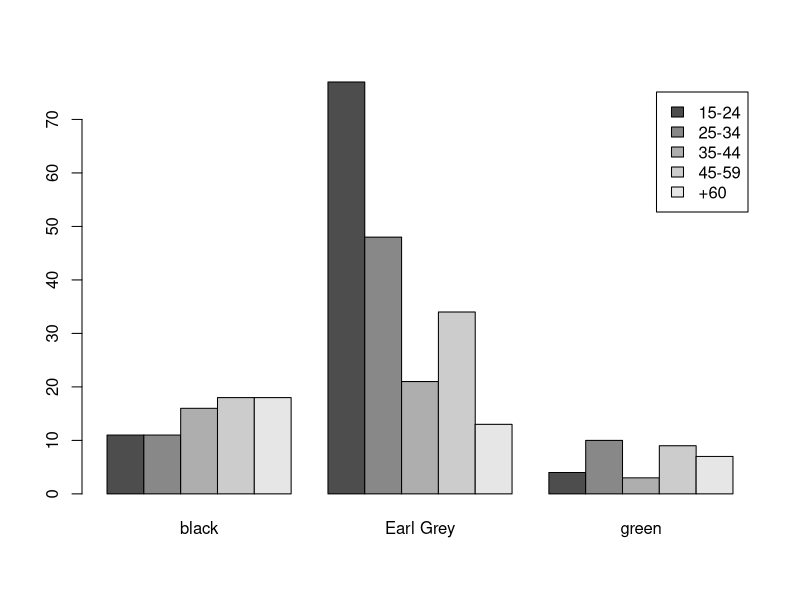
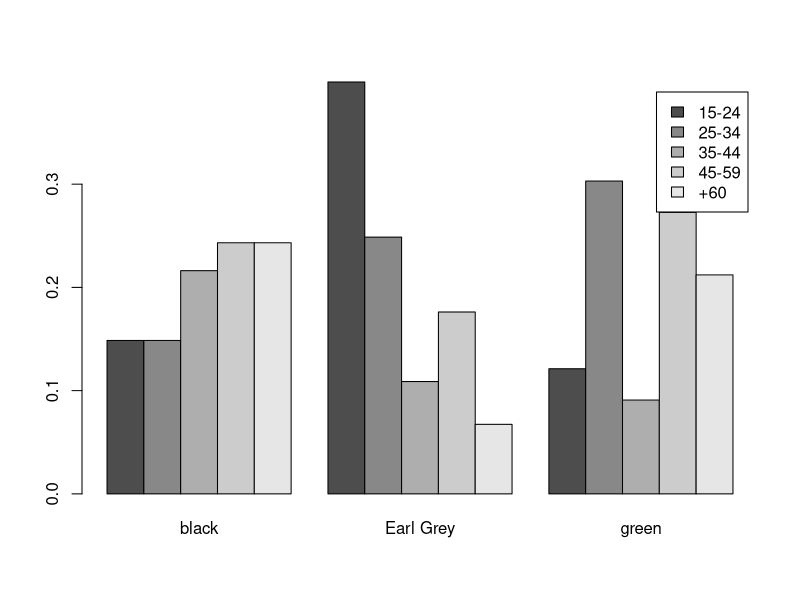
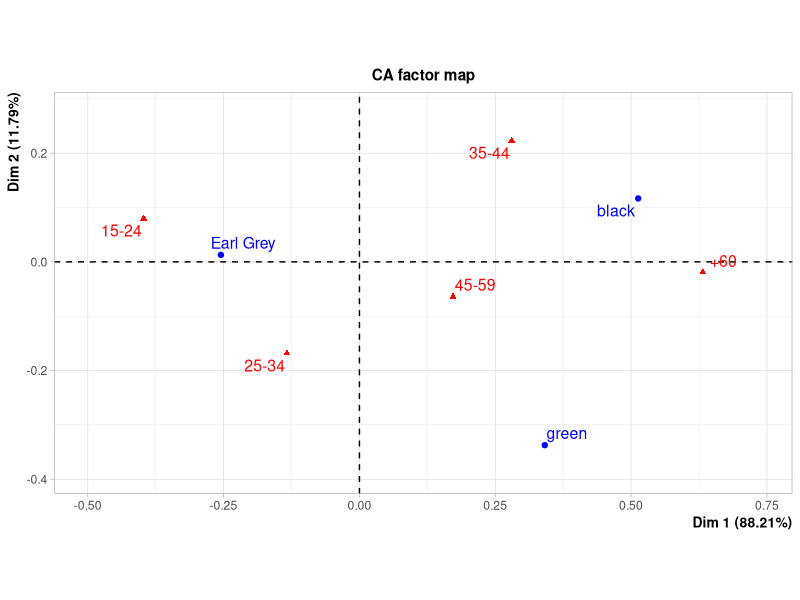

Here is the R script that generated these plots, in order:
#
# Análisis de Correspondencias Simple (ACS)
# Variables: tea
#

require(ca)
require(MASS)
require(FactoMineR)

data(tea)
# Variables: tipo y edad
datos <- tea[, c("Tea", "age_Q")]

# Tabla de contingencia
tab_cont <- table(datos)

# Prueba Xi-cuadrada de independencia
chisq.test(tab_cont)

# Distribuciones con márgenes
addmargins(as.matrix(tab_cont))

# Distribucinoes condicionales
round(prop.table(as.matrix(tab_cont), 1), digits = 2)

# Distribución condicional con márgenes
round(addmargins(prop.table(as.matrix(tab_cont), 1)), digits = 2)

# Barplot absoluto
barplot(t(tab_cont), beside = TRUE, legend = TRUE)

# Barplot condicional
barplot(t(prop.table(as.matrix(tab_cont), 1)),
        beside = TRUE,
        legend = TRUE)

tab_cont.sca.ca <- ca(tab_cont)
tab_cont.sca.CA <- CA(tab_cont,
                  ncp = 3,
                  row.sup = NULL,
                  col.sup = NULL,
                  axes = c(1, 2))
